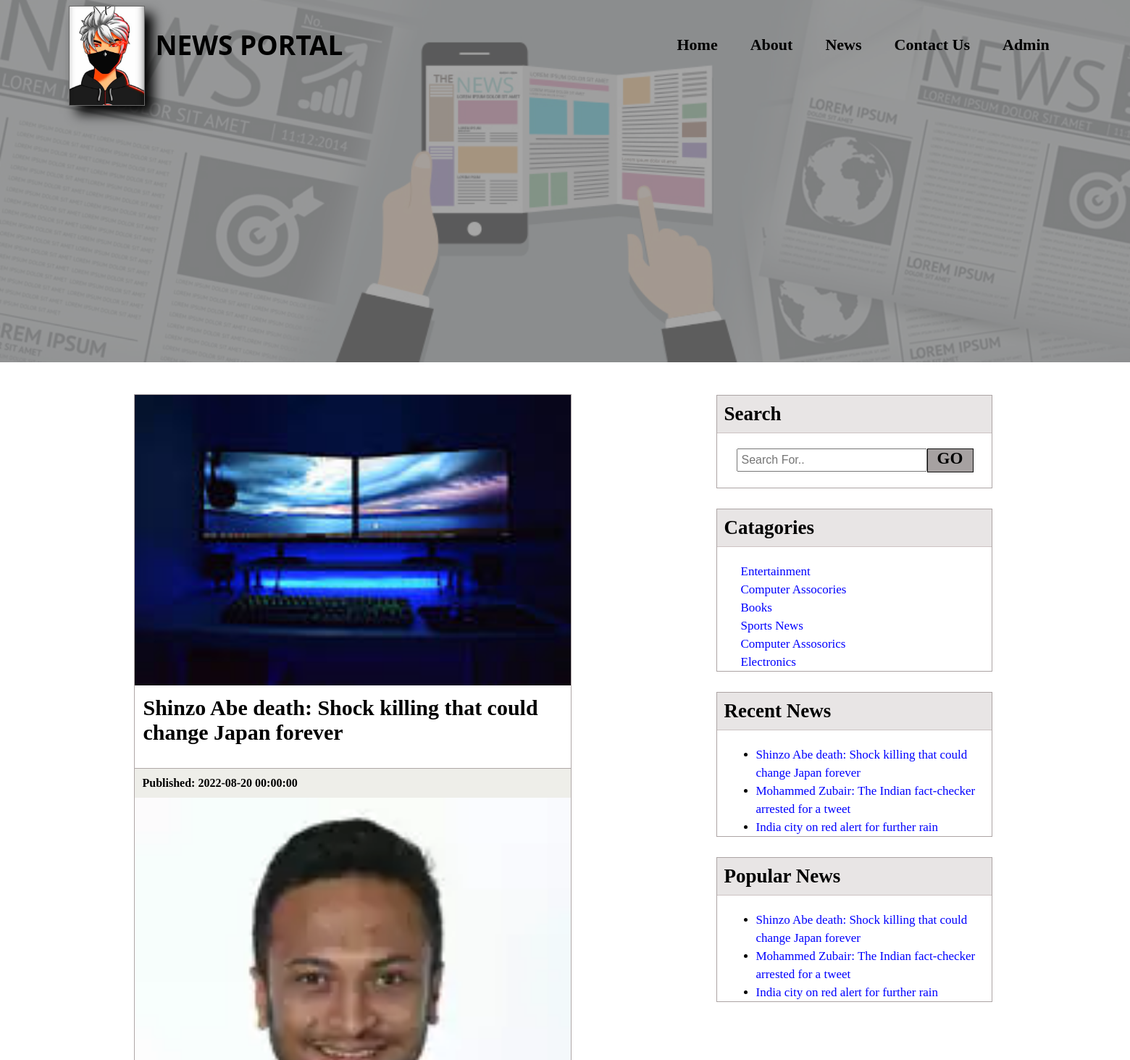
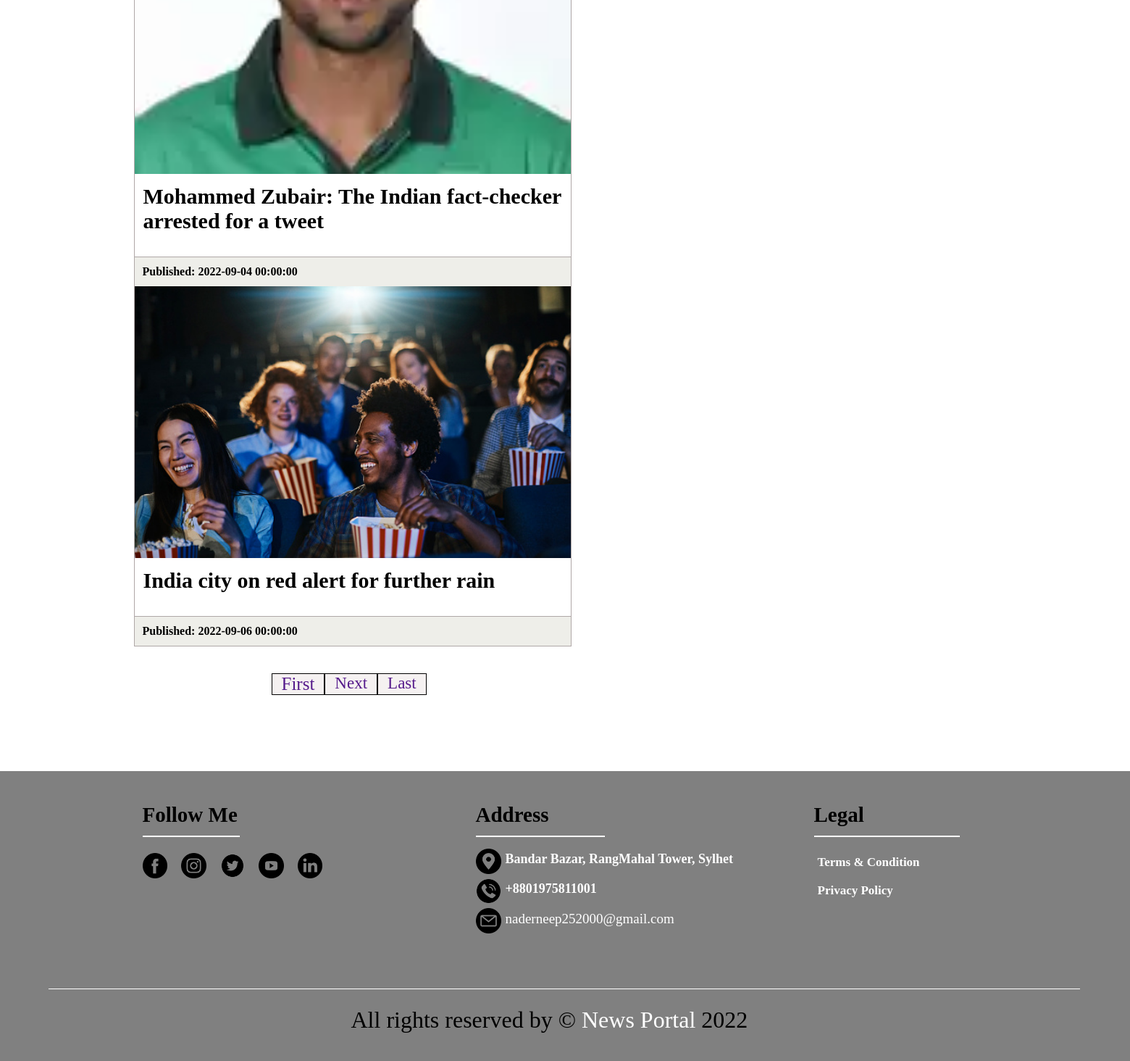
The page / on the database its author committed (2 pictures, top to bottom).
### tables this page shows
CREATE TABLE `logo` (
  `id` int(11) NOT NULL,
  `logo` varchar(255) NOT NULL
);

CREATE TABLE `news` (
  `id` int(11) NOT NULL,
  `title` varchar(2555) DEFAULT NULL,
  `catid` int(11) DEFAULT NULL,
  `subCatid` int(11) DEFAULT NULL,
  `image` varchar(255) DEFAULT NULL,
  `details` varchar(255) DEFAULT NULL,
  `newsDate` datetime DEFAULT CURRENT_TIMESTAMP
);

CREATE TABLE `catagory` (
  `id` int(20) NOT NULL,
  `CatName` varchar(20) NOT NULL
);

CREATE TABLE `footer` (
  `id` int(11) NOT NULL,
  `Address` varchar(50) NOT NULL,
  `Phone` varchar(15) NOT NULL,
  `Email` varchar(30) NOT NULL
);

### database.php (called while the page is built, shortened)
<?php
class database{
     	  public $host   = DB_HOST;
          public $user   = DB_USER;
		  public $pass   = DB_PASS;
          public $dbname = DB_NAME;
		   public $link;
		   public function __construct(){
			   $this->link=new mysqli($this->host,$this->user,$this->pass,$this->dbname);
		   }
		   function catselect($query){
			        $result=$this->link->query($query)or
			                die($this->link->error.__LINE__);
				   if($result->num_rows > 0){
					    return $result;
				   }else{
					   return false;
				   }
		   }
		   function logoselect($query){
			$result=$this->link->query($query)or
					die($this->link->error.__LINE__);
		   if($result->num_rows > 0){
				return $result;
		   }else{
			   return false;
		   }
   }
   function newsselect($query){
	$result=$this->link->query($query)or
			die($this->link->error.__LINE__);
   if($result->num_rows > 0){
		return $result;
   }else{
	   return false;
   }
}
    }

### index.php (the view, shortened to what this page needs)
<!DOCTYPE html>
<?php
include 'database.php';
?>
<html lang="en">
<head>
    <link rel="stylesheet" href="design.css"/>
    <link rel="stylesheet" href="Responsive.css"/>
</head>
<body>
    <div class="border-area" style="background-image: url('Images/banner.jpg')">
        <div class="border">
            <div class="head fix">
               <?php
               $db=new database();
			    $query="select * from logo order by id desc limit 1";
                $logoread=$db->logoselect($query);
                if($logoread){
                    while($logoresult=$logoread->fetch_assoc()){
               ?>
            <div class="logo fix">
            <a href="index.php"><img src="admin/<?php echo $logoresult['logo'];?>" alt="logo"/></a>
					<?php }};?>
                    <h1>NEWS PORTAL</h1>
                </div>
                <div class="menu fix">
                    <ul>
                        <li><a href="index.php">Home</a></li>
                        <li><a href="about.php">About</a></li>
                        <li><a href="news.php">News</a></li>
                        <li><a href="contact.php">Contact Us</a></li>
                        <li><a href="admin.php">Admin</a></li>
                    </ul>
                </div>
            </div>
        </div>
    </div>
    <div class="catagory-area">
        <div class="border">
            <div class="Catagories fix">
                <div class="news-catagory fix">
                    <div class="single-catagory fix">
               <?php
               $db=new database();
               $newsquery="Select news.*,catagory.CatName,subcategories.subcatname
               from news
               INNER JOIN catagory on news.catid=catagory.id
               INNER JOIN subcategories on news.subCatId=subcategories.id
                order by id asc limit 4";
               $newsRead=$db->newsselect($newsquery);
               if($newsRead){
                   while($newsResult=$newsRead->fetch_assoc()){
               ?>
            <img src="admin/<?php echo $newsResult['image']; ?>" alt= "news"/>
             <p><?php echo $newsResult['title'];?></p>
             <h4>Published: <?php echo $newsResult['newsDate'];?></h4>
					<?php }};?>
                  </div>
                </div>
                <div class="search fix">
                    <div class="single-search fix">
                        <h1>Search</h1>
                        <input type="text" placeholder="Search For..">
                        <h2><a href="">GO</a></h2>
                    </div>
                    <div class="single-search1">
                        <h1>Catagories</h1>
                        <ul>
                   <?php
                  $db=new database();
			    $query="select * from catagory order by id desc limit 6";
                $catread=$db->catselect($query);
                if($catread){
                    while($catresult=$catread->fetch_assoc()){
               ?>
                 <li><a href="newsbycat.php?newsbycatid=<?php echo $catresult['id']; ?>"><?php echo $catresult['CatName'];?></a></li>
				   <?php }};?>
                       </ul>
                    </div>
                    <div class="single-search2">
                        <h1>Recent News</h1>
                        <ul>
                        <?php
                         $db=new database();
                        $query="select * from news order by id asc limit 6";
                        $newsread=$db->newsselect($query);
                        if($newsread){
                        while($newsresult=$newsread->fetch_assoc()){
                   ?>
                     <li><a href=""><?php echo $newsresult['title'];?></a></li>
                       <?php }};?>
                        </ul>
                    </div>
                    <div class="single-search3">
                        <h1>Popular News</h1>
                        <ul>
                        <?php
                         $db=new database();
                        $query="select * from news order by id asc limit 6";
                        $newsread=$db->newsselect($query);
                        if($newsread){
                        while($newsresult=$newsread->fetch_assoc()){
                   ?>
                     <li><a href=""><?php echo $newsresult['title'];?></a></li>
                       <?php }};?>
                        </ul>
                    </div>
                </div>
            </div>
            <div class="next fix">
                <h1> <a href="">First</a></h1>
                <h2> <a href="">Next</a></h2>
                <h3> <a href="">Last</a></h3>
            </div>
        </div>
    </div>
    <footer class="footer-area">
        <div class="border">
            <div class="footer fix">
                <div class="sing-footer1 fix">
                    <h1>Follow Me</h1>
                    <a href="https://www.facebook.com/">
                        <img src="images/icon.png" alt="image"/>
                    </a>
                    <a href="https://twitter.com/">
                        <img src="images/icon1.png" alt="image"/>
                    </a>
                    <a href="https://twitter.com/">
                        <img src="images/icon2.png" alt="image"/>
                    </a>
                    <a href="https://twitter.com/">
                        <img src="images/icon3.png" alt="image"/>
                    </a>
                    <a href="https://twitter.com/">
                        <img src="images/icon4.png" alt="image"/>
                    </a>
                </div>
                <div class="sing-footer fix">
                    <h1>Address</h1>
                 <?php
                     $db=new database();
			        $query="select * from footer order by id desc limit 1";
                    $footerread=$db->newsselect($query);
                    if($footerread){
                    while($footerresult=$footerread->fetch_assoc()){
               ?>
                <img src="images/location.png" alt="location"/>
                <h3><?php echo $footerresult['Address'];?></h3>
                    <img src="images/number.png" alt="number"/>
                    <h3><?php echo $footerresult['Phone'];?></h3>
                    <img src="images/email.png" alt="email"/>
                    <p><?php echo $footerresult['Email'];?></p>
                    <?php }};?>
                </div>
                <div class="sing-footer2">
                    <h1>Legal</h1>
                    <ul>
                        <li><a href="">Terms & Condition</a></li>
                        <li><a href="">Privacy Policy</a></li>
                    </ul>
                </div>
                <div class="sing fix">
                    <div class="sing-footer3">
                        <p>All rights reserved by &copy; <span>News Portal</span> 2022</p>
                    </div>
                </div>
            </div>
        </div>
    </footer>
</body>
</html>

### rows shown on the page
logo: logo (picture)
news: image (picture), title "Shinzo Abe death: Shock killing that could change Japan forever", newsDate "2022-08-20 00:00:00"
news: image (picture), title "Mohammed Zubair: The Indian fact-checker arrested for a tweet", newsDate "2022-09-04 00:00:00"
news: image (picture), title "India city on red alert for further rain", newsDate "2022-09-06 00:00:00"
catagory: CatName "Entertainment"
catagory: CatName "Computer Assocories"
catagory: CatName "Books"
catagory: CatName "Sports News"
catagory: CatName "Computer Assosorics"
catagory: CatName "Electronics"
footer: Address "Bandar Bazar, RangMahal Tower, Sylhet", Phone "+8801975811001", Email "naderneep252000@gmail.com"
